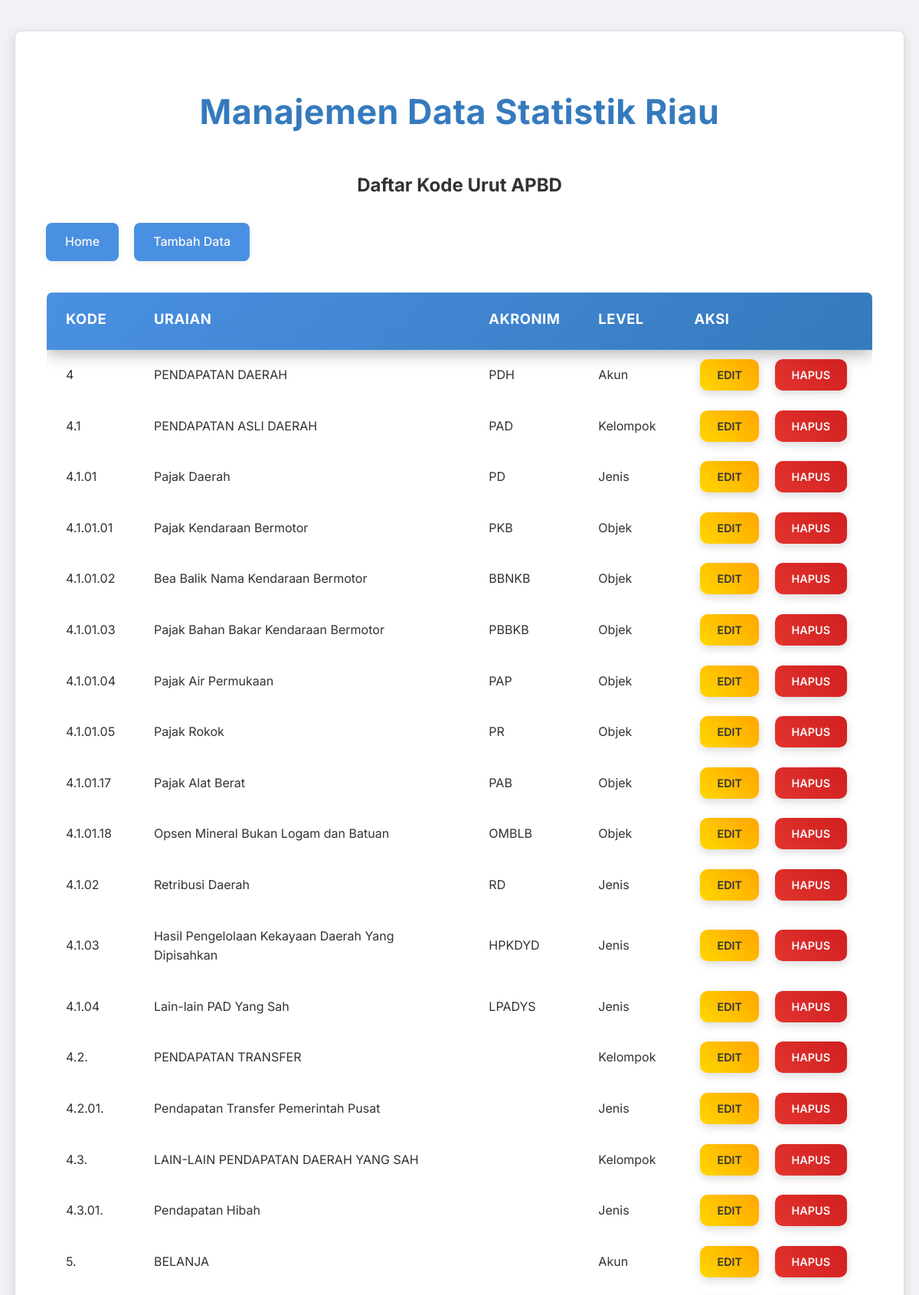
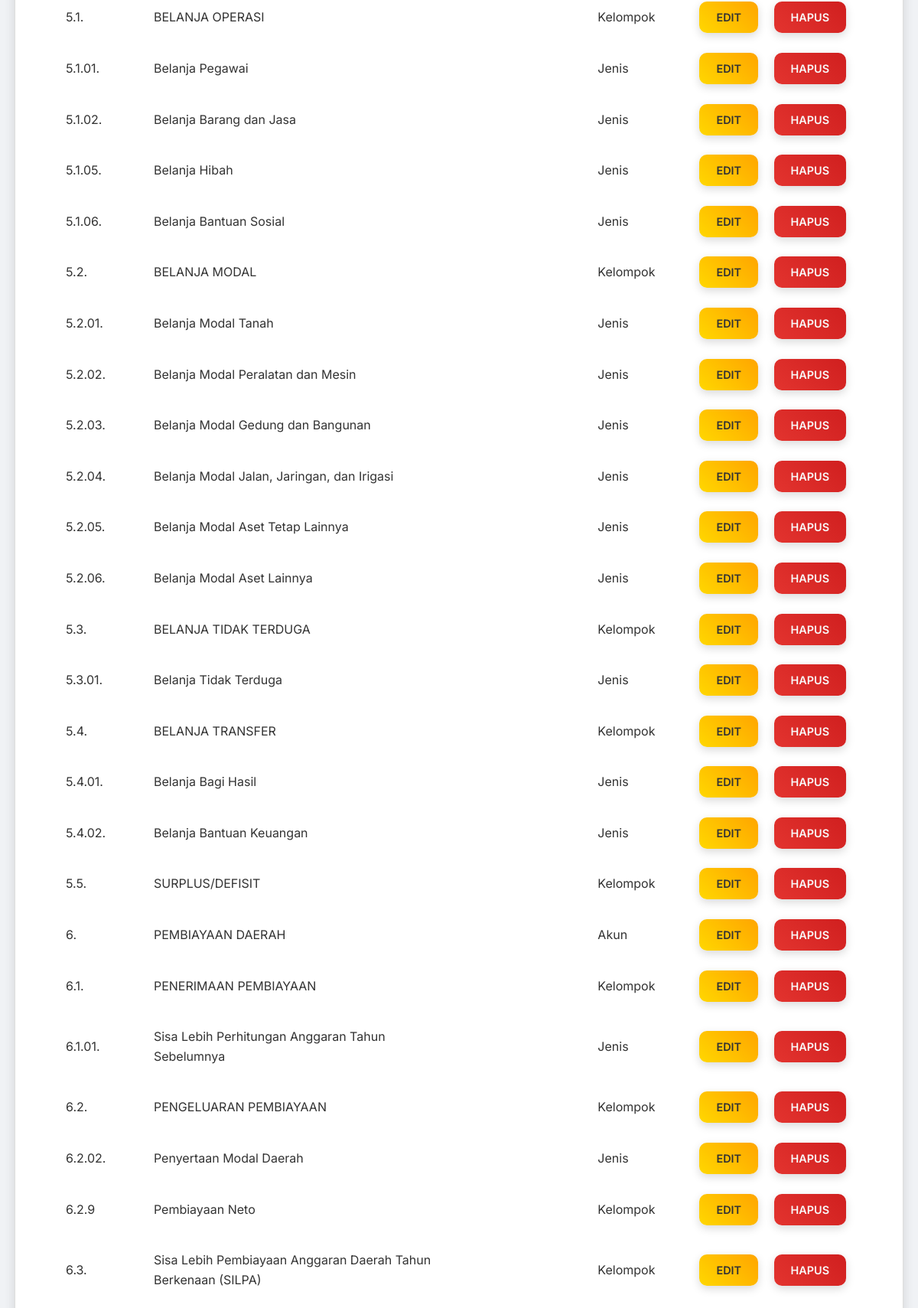
/pages/apbd-kode-urut/read.php (upper part), run on the app's committed database (2 pictures, top to bottom).
### tables this page shows
CREATE TABLE `kode_urut` (
  `id` int(11) NOT NULL,
  `no_urut` varchar(11) DEFAULT NULL,
  `uraian` varchar(255) DEFAULT NULL,
  `akronim` varchar(255) DEFAULT NULL,
  `id_kode_level` int(11) DEFAULT NULL
);

CREATE TABLE `kode_level` (
  `id` int(11) NOT NULL,
  `nama_level` varchar(255) DEFAULT NULL,
  `akronim` varchar(255) DEFAULT NULL
);

### pages/apbd-kode-urut/read.php (the view, shortened to what this page needs)
<?php
include '../../config/database.php';
include '../../templates/header.php';
$sql = "SELECT ku.id, ku.no_urut, ku.uraian, kl.nama_level, ku.akronim
        FROM kode_urut ku
        INNER JOIN kode_level kl
        ON ku.id_kode_level = kl.id
        ORDER BY ku.no_urut ASC";
$result = $conn->query($sql);
?>
<h2 style="text-align: center;">Daftar Kode Urut APBD</h2>
<div class="button-group">
    <a href="../../index.php">Home</a>
    <a href="create.php">Tambah Data</a>
</div>
<?php
if ($result->num_rows > 0):
?>
    <table>
        <thead>
            <tr>
                <th>Kode</th>
                <th>Uraian</th>
                <th>Akronim</th>
                <th>Level</th>
                <th>Aksi</th>
            </tr>
        </thead>
        <tbody>
            <?php
            while ($row = $result->fetch_assoc()):
            ?>
                <tr>
                    <td><?php echo htmlspecialchars($row['no_urut']); ?></td>
                    <td><?php echo htmlspecialchars($row['uraian']); ?></td>
                    <td><?php echo htmlspecialchars($row['akronim']); ?></td>
                    <td><?php echo htmlspecialchars($row['nama_level']); ?></td>
                    <td class="actions">
                        <a href="update.php?id=<?php echo htmlspecialchars($row['id']); ?>" class="edit">Edit</a>
                        <a href="delete.php?id=<?php echo htmlspecialchars($row['id']); ?>" class="delete" onclick="return confirm('Apakah Anda yakin ingin menghapus data ini?')">Hapus</a>
                    </td>
                </tr>
            <?php endwhile; ?>
        </tbody>
    </table>
<?php else: ?>
    <p>Belum ada data.</p>
<?php endif; ?>
<?php
include '../../templates/footer.php';
?>

### templates/css/style.css (style rules this page uses)
:root { --primary-color: #4A90E2; --primary-dark: #357ABD; --accent-color: #50E3C2; --secondary-accent: #FF6B6B; --tertiary-color: #FFC107; --text-dark: #333333; --text-light: #F8F8F8; --bg-light: #F0F2F5; --bg-dark: #2C3E50; --card-bg: #FFFFFF; --border-color: #DDDDDD; --input-bg: #F8F8F8; --shadow-light: 0 2px 8px rgba(0, 0, 0, 0.08); --shadow-medium: 0 4px 15px rgba(0, 0, 0, 0.12); --success-color: #28A745; --danger-color: #DC3545; --warning-color: #FFC107; --info-color: #17A2B8; --radius-base: 8px; --transition-fast: 0.2s ease-in-out; --transition-normal: 0.3s ease-in-out; --gradient-primary: linear-gradient(135deg, var(--primary-color) 0%, var(--primary-dark) 100%); --gradient-accent: linear-gradient(135deg, var(--accent-color) 0%, #34B79C 100%); --gradient-secondary-accent: linear-gradient(135deg, var(--secondary-accent) 0%, #FF8A8A 100%); --gradient-tertiary: linear-gradient(135deg, var(--tertiary-color) 0%, #FFA000 100%); }
body { font-family: 'Inter', sans-serif; background: var(--bg-light); margin: 0; padding: 0; line-height: 1.6; color: var(--text-dark); display: flex; justify-content: center; align-items: flex-start; min-height: 100vh; padding: 40px 0; box-sizing: border-box; overflow-x: hidden; overflow-y: auto; position: relative; }
body::before { content: none; }
table { width: 100%; border-collapse: separate; border-spacing: 0; margin-top: 40px; box-shadow: var(--shadow-glass); border-radius: var(--radius-base); overflow: hidden; background-color: rgba(255, 255, 255, 0.05); border: 1px solid rgba(255, 255, 255, 0.1); backdrop-filter: blur(10px); -webkit-backdrop-filter: blur(10px); }
table thead tr { background: var(--gradient-primary); color: #FFFFFF; box-shadow: 0 5px 20px rgba(0, 0, 0, 0.3); }
table th, table td { padding: 20px 25px; text-align: left; border-bottom: 1px solid rgba(255, 255, 255, 0.08); }
table th { font-weight: 700; font-size: 1.15em; letter-spacing: 0.5px; text-transform: uppercase; position: relative; padding-bottom: 25px; }
table th::after { content: ''; position: absolute; bottom: 0; left: 50%; transform: translateX(-50%); width: 0; height: 3px; background-color: var(--accent-color); transition: width 0.3s ease-out; }
table tbody tr:nth-child(even) { background-color: rgba(249, 250, 251, 0.03); }
table tbody tr:nth-child(odd) { background-color: rgba(255, 255, 255, 0.01); }
table td.actions { text-align: center; white-space: nowrap; }
table td.actions a { padding: 12px 22px; border-radius: 10px; font-weight: 600; transition: background-color var(--transition-fast), transform var(--transition-fast), box-shadow var(--transition-fast); margin: 0 8px; box-shadow: 0 4px 12px rgba(0, 0, 0, 0.15); text-transform: uppercase; font-size: 0.9em; text-decoration: none; }
table td.actions .edit { background: linear-gradient(45deg, #FFD700, #FFA500); color: #333; }
table td.actions .delete { background: linear-gradient(45deg, #E3342F, #D01F1F); color: var(--text-light); }
.button-group { display: flex; gap: 20px; margin-top: 30px; justify-content: flex-start; }
.button-group a { display: inline-block; background-color: var(--primary-color); color: var(--text-light); padding: 12px 25px; text-decoration: none; border-radius: var(--radius-base); font-size: 1em; font-weight: 500; transition: background-color var(--transition-fast), transform var(--transition-fast), box-shadow var(--transition-fast); box-shadow: var(--shadow-light); }
* { scrollbar-width: thin; scrollbar-color: #888888 #F0F2F5; }

### data on the page
kode_urut: no_urut "4", uraian "PENDAPATAN DAERAH", akronim "PDH", id_kode_level.nama_level "Akun"
kode_urut: no_urut "4.1", uraian "PENDAPATAN ASLI DAERAH", akronim "PAD", id_kode_level.nama_level "Kelompok"
kode_urut: no_urut "4.1.01", uraian "Pajak Daerah", akronim "PD", id_kode_level.nama_level "Jenis"
kode_urut: no_urut "4.1.01.01", uraian "Pajak Kendaraan Bermotor", akronim "PKB", id_kode_level.nama_level "Objek"
kode_urut: no_urut "4.1.01.02", uraian "Bea Balik Nama Kendaraan Bermotor", akronim "BBNKB", id_kode_level.nama_level "Objek"
kode_urut: no_urut "4.1.01.03", uraian "Pajak Bahan Bakar Kendaraan Bermotor", akronim "PBBKB", id_kode_level.nama_level "Objek"
kode_urut: no_urut "4.1.01.04", uraian "Pajak Air Permukaan", akronim "PAP", id_kode_level.nama_level "Objek"
kode_urut: no_urut "4.1.01.05", uraian "Pajak Rokok", akronim "PR", id_kode_level.nama_level "Objek"
kode_urut: no_urut "4.1.01.17", uraian "Pajak Alat Berat", akronim "PAB", id_kode_level.nama_level "Objek"
kode_urut: no_urut "4.1.01.18", uraian "Opsen Mineral Bukan Logam dan Batuan", akronim "OMBLB", id_kode_level.nama_level "Objek"
kode_urut: no_urut "4.1.02", uraian "Retribusi Daerah", akronim "RD", id_kode_level.nama_level "Jenis"
kode_urut: no_urut "4.1.03", uraian "Hasil Pengelolaan Kekayaan Daerah Yang Dipisahkan", akronim "HPKDYD", id_kode_level.nama_level "Jenis"
kode_urut: no_urut "4.1.04", uraian "Lain-lain PAD Yang Sah", akronim "LPADYS", id_kode_level.nama_level "Jenis"
kode_urut: no_urut "4.2.", uraian "PENDAPATAN TRANSFER", id_kode_level.nama_level "Kelompok"
kode_urut: no_urut "4.2.01.", uraian "Pendapatan Transfer Pemerintah Pusat", id_kode_level.nama_level "Jenis"
kode_urut: no_urut "4.3.", uraian "LAIN-LAIN PENDAPATAN DAERAH YANG SAH", id_kode_level.nama_level "Kelompok"
kode_urut: no_urut "4.3.01.", uraian "Pendapatan Hibah", id_kode_level.nama_level "Jenis"
kode_urut: no_urut "5.", uraian "BELANJA", id_kode_level.nama_level "Akun"
kode_urut: no_urut "5.1.", uraian "BELANJA OPERASI", id_kode_level.nama_level "Kelompok"
kode_urut: no_urut "5.1.01.", uraian "Belanja Pegawai", id_kode_level.nama_level "Jenis"
kode_urut: no_urut "5.1.02.", uraian "Belanja Barang dan Jasa", id_kode_level.nama_level "Jenis"
kode_urut: no_urut "5.1.05.", uraian "Belanja Hibah", id_kode_level.nama_level "Jenis"
kode_urut: no_urut "5.1.06.", uraian "Belanja Bantuan Sosial", id_kode_level.nama_level "Jenis"
kode_urut: no_urut "5.2.", uraian "BELANJA MODAL", id_kode_level.nama_level "Kelompok"
kode_urut: no_urut "5.2.01.", uraian "Belanja Modal Tanah", id_kode_level.nama_level "Jenis"
kode_urut: no_urut "5.2.02.", uraian "Belanja Modal Peralatan dan Mesin", id_kode_level.nama_level "Jenis"
kode_urut: no_urut "5.2.03.", uraian "Belanja Modal Gedung dan Bangunan", id_kode_level.nama_level "Jenis"
kode_urut: no_urut "5.2.04.", uraian "Belanja Modal Jalan, Jaringan, dan Irigasi", id_kode_level.nama_level "Jenis"
kode_urut: no_urut "5.2.05.", uraian "Belanja Modal Aset Tetap Lainnya", id_kode_level.nama_level "Jenis"
kode_urut: no_urut "5.2.06.", uraian "Belanja Modal Aset Lainnya", id_kode_level.nama_level "Jenis"
kode_urut: no_urut "5.3.", uraian "BELANJA TIDAK TERDUGA", id_kode_level.nama_level "Kelompok"
kode_urut: no_urut "5.3.01.", uraian "Belanja Tidak Terduga", id_kode_level.nama_level "Jenis"
kode_urut: no_urut "5.4.", uraian "BELANJA TRANSFER", id_kode_level.nama_level "Kelompok"
kode_urut: no_urut "5.4.01.", uraian "Belanja Bagi Hasil", id_kode_level.nama_level "Jenis"
kode_urut: no_urut "5.4.02.", uraian "Belanja Bantuan Keuangan", id_kode_level.nama_level "Jenis"
kode_urut: no_urut "5.5.", uraian "SURPLUS/DEFISIT", id_kode_level.nama_level "Kelompok"
kode_urut: no_urut "6.", uraian "PEMBIAYAAN DAERAH", id_kode_level.nama_level "Akun"
kode_urut: no_urut "6.1.", uraian "PENERIMAAN PEMBIAYAAN", id_kode_level.nama_level "Kelompok"
kode_urut: no_urut "6.1.01.", uraian "Sisa Lebih Perhitungan Anggaran Tahun Sebelumnya", id_kode_level.nama_level "Jenis"
kode_urut: no_urut "6.2.", uraian "PENGELUARAN PEMBIAYAAN", id_kode_level.nama_level "Kelompok"
kode_urut: no_urut "6.2.02.", uraian "Penyertaan Modal Daerah", id_kode_level.nama_level "Jenis"
kode_urut: no_urut "6.2.9", uraian "Pembiayaan Neto", id_kode_level.nama_level "Kelompok"
kode_urut: no_urut "6.3.", uraian "Sisa Lebih Pembiayaan Anggaran Daerah Tahun Berkenaan (SILPA)", id_kode_level.nama_level "Kelompok"
